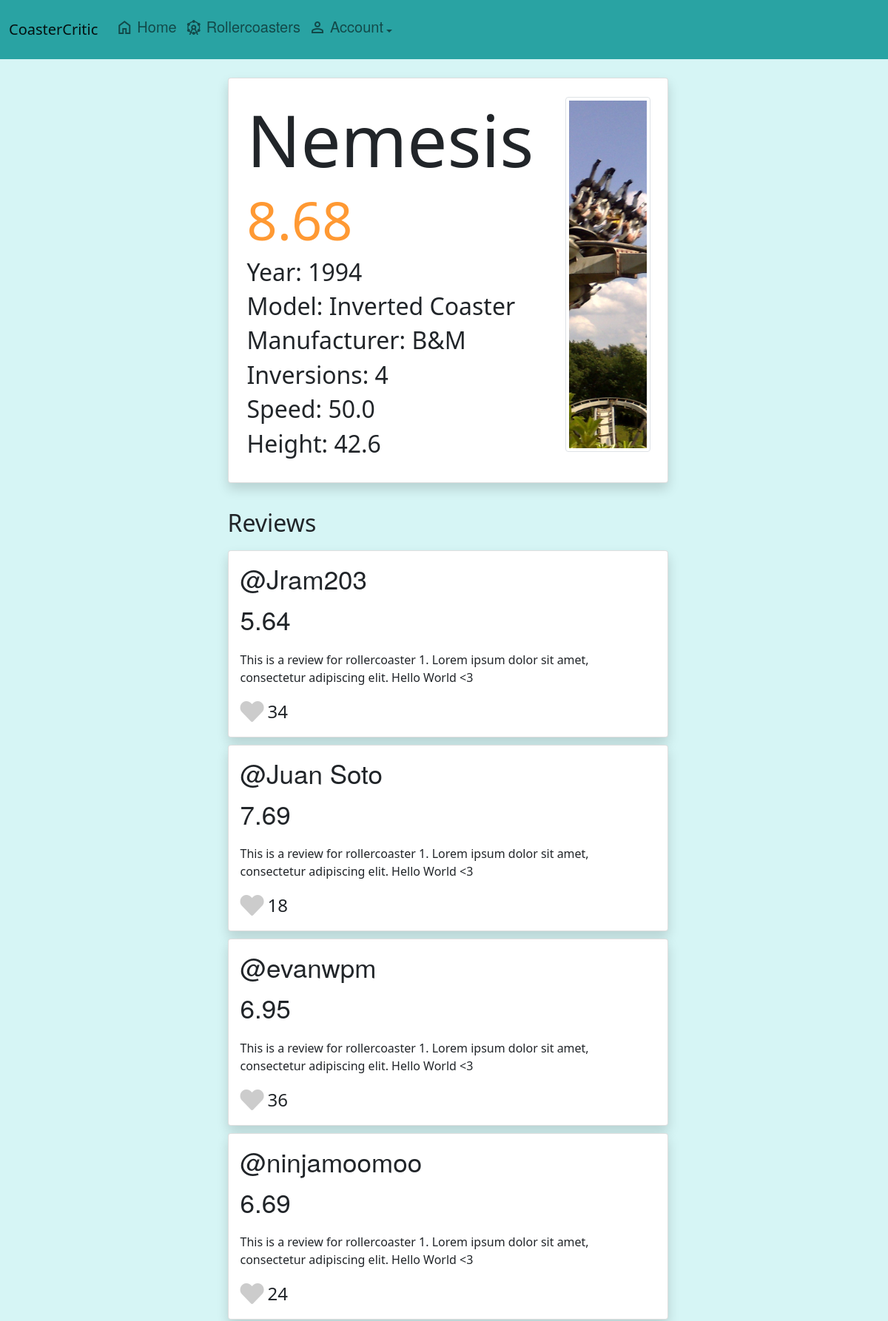
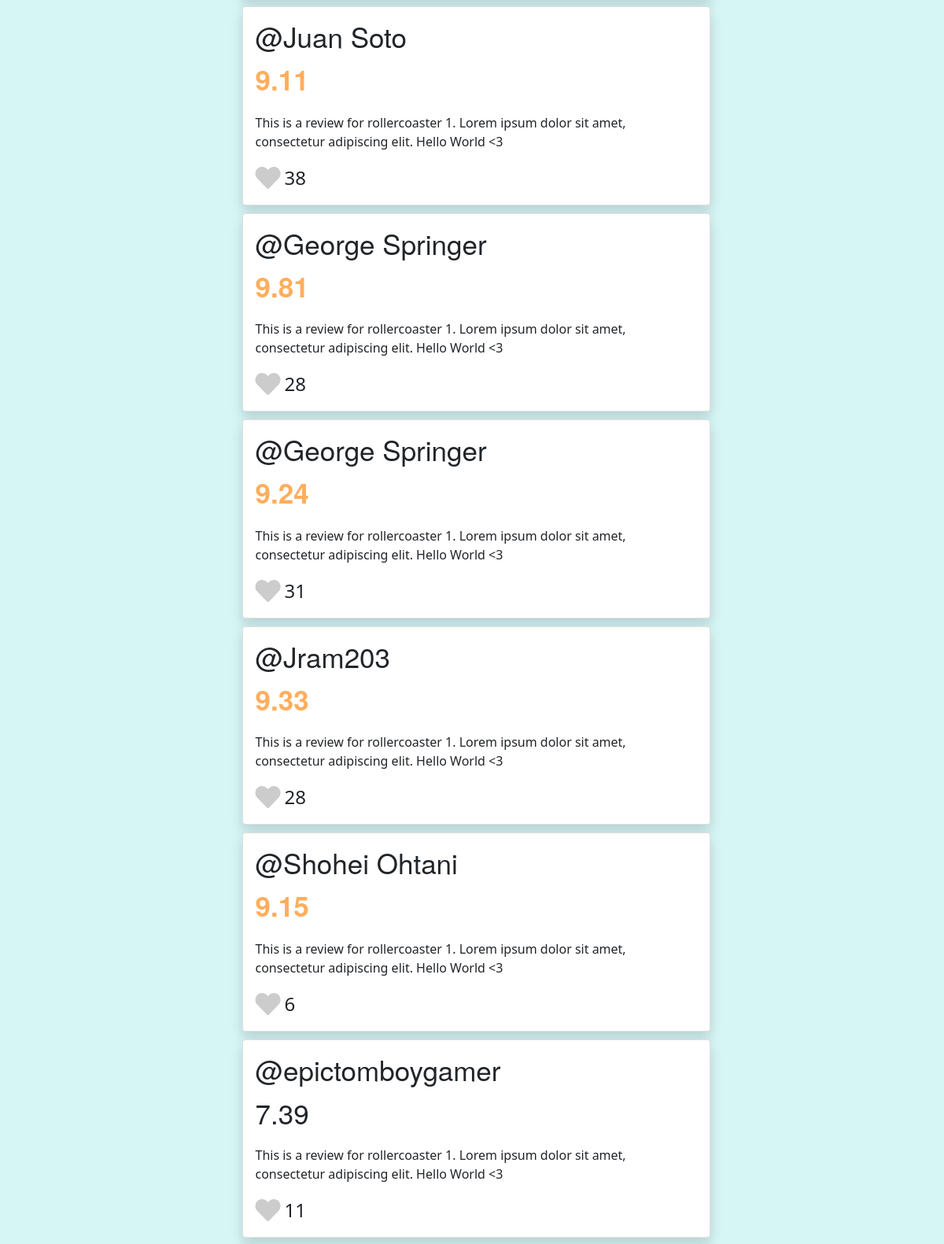
Page /rollercoaster/1 (upper part) on the committed database (2 pictures, top to bottom).
### app/models.py (models this page shows)
class Rollercoaster(db.Model):
    id = db.Column(db.Integer, primary_key=True)
    name = db.Column(db.String(100))
    year = db.Column(db.Integer)
    height = db.Column(db.Float)
    length = db.Column(db.Float)
    manufacturer = db.Column(db.String(100))
    model = db.Column(db.String(100))
    inversions = db.Column(db.Integer)
    speed = db.Column(db.Float)
    reviews = db.relationship('Review', lazy=True)

class Review(db.Model):
    id = db.Column(db.Integer, primary_key=True)
    user_id = db.Column(db.Integer, db.ForeignKey('user.id'), nullable=False)
    rollercoaster_id = db.Column(db.Integer, db.ForeignKey('rollercoaster.id'), nullable=False)
    rating = db.Column(db.Float)
    review_text = db.Column(db.String(400))
    likes = db.Column(db.Integer)
    user = db.relationship('User', backref=db.backref('user_reviews', lazy=True))
    rollercoaster = db.relationship('Rollercoaster', backref=db.backref('coaster_reviews', lazy=True))

class User(UserMixin, db.Model):
    id = db.Column(db.Integer, primary_key=True)
    password = db.Column(db.String(100))
    name = db.Column(db.String(100))
    reviews = db.relationship('Review', lazy=True, back_populates='user')

### app/main.py (the view)
@main.route('/rollercoaster/<rc_id>')
def rollercoaster_page(rc_id):
    rollercoaster = models.Rollercoaster.query.filter_by(id=rc_id).first()
    if rollercoaster:
        average_score = get_average_score(rollercoaster.id)
        reviews = rollercoaster.coaster_reviews
        return render_template('rollercoaster.html', rollercoaster=rollercoaster, average_score=average_score, reviews=reviews)
    else:
        return render_template('404.html')

### app/db_manager.py (called while the page is built)
def get_average_score(rollercoaster_id):
        average_score = (
            db.session.query(func.avg(models.Review.rating))
            .join(models.Review.rollercoaster)
            .filter(models.Review.rollercoaster_id == rollercoaster_id)
            .first()
        )[0]
        average_score = round(average_score,2)
        return average_score

### app/templates/rollercoaster.html (shortened to what this page needs)
{% extends "base.html" %}
{% block content %}
<div class="page_container_c">
  <div class="rollercoaster_header card shadow bg-white rounded">
    <div class="rollercoaster_page_holder">
      <div style="width:100%; ">
        <h1 style="font-size: 6rem;">{{rollercoaster.name}}</h1>
        {% if average_score > 8.5%}
        <h2 style="font-size: 4.5rem; color: #FF9933;">{{average_score}}</h2>
        {% else %}
        <h2 style="font-size: 4.5rem;">{{average_score}}</h2>
        {% endif %}
        <div style="gap:40px" class="">
          <div>
            <h2>Year: {{rollercoaster.year}}</h2>
            <h2>Model: {{rollercoaster.model}}</h2>
            <h2>Manufacturer: {{rollercoaster.manufacturer}}</h2>
          </div>
          <div>
            <h2>Inversions: {{rollercoaster.inversions}}</h2>
            <h2>Speed: {{rollercoaster.speed}}</h2>
            <h2>Height: {{rollercoaster.height}}</h2>
          </div>
        </div>
      </div>
    </div>
    <div style="float:left; " class="rc_image_container">
      <img alt="image of {{rollercoaster.name}} rollercoaster" class="img-fluid rollercoaster_img img-thumbnail" src="/static/assets/{{ rollercoaster.id }}.jpg">
    </div>
  </div>
  <div class="review_container">
    <h2>Reviews</h2>
    {% for review in reviews%}
    <div class="card card-hover shadow bg-white rounded" style="width: 100%;" onclick="open_profile({{review.user.id}})">
      <div class="card-body">
          <h5 style="font-size: 35px; font-family: Walfork, Walsheim, Helvetica Neue, Helvetica, Arial, sans-serif;"
              class="card-title">@{{ review.user.name}}</h5>
          {% if review.rating > 8.5%}
          <p style="font-weight: bold; color: #ff9933cb; font-size: 35px; font-family: Walfork, Walsheim, Helvetica Neue, Helvetica, Arial, sans-serif;"
              class="card-text"> {{ review.rating }}</p>
          {% else %}
          <p style="font-size: 35px; font-family: Walfork, Walsheim, Helvetica Neue, Helvetica, Arial, sans-serif;"
              class="card-text"> {{ review.rating }}</p>
          {% endif %}
          <p class="card-text">{{ review.review_text}}</p>
          <div style="display: flex; align-items: center; gap:5px;">
            <div style="font-size: 2rem;" id="{{review.id}}-icon" class="like-icon fa-lg" onclick="add_like(event, {{review.id}})"><i class="fas fa-heart"></i></div>
            <span style="font-size: 1.5rem;" id="{{review.id}}-likes">{{review.likes}}</span>
          </div>
      </div>
  </div>
    {% endfor %}
  </div>
</div>
{% endblock %}

### app/static/styles.css (style rules this page uses)
.page_container_c { padding-top: 10px; display: flex; align-items: center; justify-content: center; flex-direction: column; margin-left: 10px; }
.review_container { display: flex; flex-direction: column; gap: 10px; padding-top: 5px; flex-grow: 1; width: 50%; }
.rc_image_container { height: 100%; margin-right: 3.8%; margin-top:10px; }
.rollercoaster_img { width: 50rem; height: 30rem; object-fit: cover; margin-top:15px; }
.rollercoaster_page_holder { display: flex; flex-direction: row; gap: 18px; flex-grow: 1; margin: 25px; }
body { background-color: #d6f5f5; }
.like-icon { color: #ccc; cursor: pointer; }
.rollercoaster_header { display: flex; flex-direction: row; gap:18px; background-color: white; width: 50%; margin-bottom: 30px; margin-top:15px; }

### rows in the picture
Rollercoaster: name "Nemesis", year "1994", model "Inverted Coaster", manufacturer "B&M", inversions "4", speed "50.0", height "42.6"
Review: user.name "Jram203", rating "5.64", review_text "This is a review for rollercoaster 1. Lorem ipsum dolor sit amet, consectetur adipiscing elit. Hello World <3", likes "34"
Review: user.name "Juan Soto", rating "7.69", review_text "This is a review for rollercoaster 1. Lorem ipsum dolor sit amet, consectetur adipiscing elit. Hello World <3", likes "18"
Review: {{ review.user.id }} 1 (drawn), user.name "evanwpm", rating "6.95", review_text "This is a review for rollercoaster 1. Lorem ipsum dolor sit amet, consectetur adipiscing elit. Hello World <3", likes "36"
Review: user.name "ninjamoomoo", rating "6.69", review_text "This is a review for rollercoaster 1. Lorem ipsum dolor sit amet, consectetur adipiscing elit. Hello World <3", likes "24"
Review: user.name "Juan Soto", rating "9.11", review_text "This is a review for rollercoaster 1. Lorem ipsum dolor sit amet, consectetur adipiscing elit. Hello World <3", likes "38"
Review: user.name "George Springer", rating "9.81", review_text "This is a review for rollercoaster 1. Lorem ipsum dolor sit amet, consectetur adipiscing elit. Hello World <3", likes "28"
Review: user.name "George Springer", rating "9.24", review_text "This is a review for rollercoaster 1. Lorem ipsum dolor sit amet, consectetur adipiscing elit. Hello World <3", likes "31"
Review: user.name "Jram203", rating "9.33", review_text "This is a review for rollercoaster 1. Lorem ipsum dolor sit amet, consectetur adipiscing elit. Hello World <3", likes "28"
Review: user.name "Shohei Ohtani", rating "9.15", review_text "This is a review for rollercoaster 1. Lorem ipsum dolor sit amet, consectetur adipiscing elit. Hello World <3", likes "6"
Review: user.name "epictomboygamer", rating "7.39", review_text "This is a review for rollercoaster 1. Lorem ipsum dolor sit amet, consectetur adipiscing elit. Hello World <3", likes "11"

### other values in the picture
{{ average_score }} "8.68"
